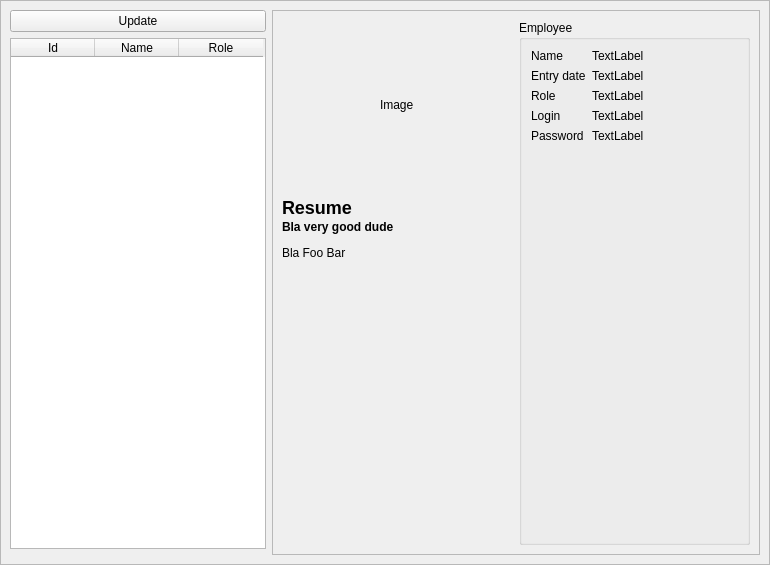
<?xml version="1.0" encoding="UTF-8"?>
<ui version="4.0">
 <class>UsersList</class>
 <widget class="QWidget" name="UsersList">
  <property name="geometry">
   <rect>
    <x>0</x>
    <y>0</y>
    <width>770</width>
    <height>565</height>
   </rect>
  </property>
  <property name="windowTitle">
   <string>Form</string>
  </property>
  <layout class="QGridLayout" name="gridLayout">
   <property name="leftMargin">
    <number>0</number>
   </property>
   <property name="topMargin">
    <number>0</number>
   </property>
   <property name="rightMargin">
    <number>0</number>
   </property>
   <property name="bottomMargin">
    <number>0</number>
   </property>
   <property name="spacing">
    <number>0</number>
   </property>
   <item row="0" column="0">
    <widget class="QFrame" name="frame">
     <property name="frameShape">
      <enum>QFrame::StyledPanel</enum>
     </property>
     <property name="frameShadow">
      <enum>QFrame::Raised</enum>
     </property>
     <layout class="QGridLayout" name="gridLayout_2">
      <item row="1" column="0">
       <widget class="QTableWidget" name="users_table">
        <property name="sizePolicy">
         <sizepolicy hsizetype="Maximum" vsizetype="Expanding">
          <horstretch>0</horstretch>
          <verstretch>0</verstretch>
         </sizepolicy>
        </property>
        <property name="focusPolicy">
         <enum>Qt::ClickFocus</enum>
        </property>
        <property name="contextMenuPolicy">
         <enum>Qt::ActionsContextMenu</enum>
        </property>
        <property name="editTriggers">
         <set>QAbstractItemView::NoEditTriggers</set>
        </property>
        <property name="dragEnabled">
         <bool>false</bool>
        </property>
        <property name="dragDropMode">
         <enum>QAbstractItemView::DragDrop</enum>
        </property>
        <property name="defaultDropAction">
         <enum>Qt::TargetMoveAction</enum>
        </property>
        <property name="alternatingRowColors">
         <bool>false</bool>
        </property>
        <property name="selectionMode">
         <enum>QAbstractItemView::SingleSelection</enum>
        </property>
        <property name="selectionBehavior">
         <enum>QAbstractItemView::SelectRows</enum>
        </property>
        <property name="iconSize">
         <size>
          <width>24</width>
          <height>24</height>
         </size>
        </property>
        <property name="gridStyle">
         <enum>Qt::DashDotLine</enum>
        </property>
        <property name="sortingEnabled">
         <bool>true</bool>
        </property>
        <attribute name="horizontalHeaderCascadingSectionResizes">
         <bool>true</bool>
        </attribute>
        <attribute name="horizontalHeaderMinimumSectionSize">
         <number>10</number>
        </attribute>
        <attribute name="horizontalHeaderDefaultSectionSize">
         <number>84</number>
        </attribute>
        <attribute name="horizontalHeaderShowSortIndicator" stdset="0">
         <bool>true</bool>
        </attribute>
        <attribute name="verticalHeaderCascadingSectionResizes">
         <bool>true</bool>
        </attribute>
        <attribute name="verticalHeaderMinimumSectionSize">
         <number>10</number>
        </attribute>
        <attribute name="verticalHeaderShowSortIndicator" stdset="0">
         <bool>true</bool>
        </attribute>
        <attribute name="verticalHeaderStretchLastSection">
         <bool>false</bool>
        </attribute>
        <column>
         <property name="text">
          <string>Id</string>
         </property>
        </column>
        <column>
         <property name="text">
          <string>Name</string>
         </property>
        </column>
        <column>
         <property name="text">
          <string>Role</string>
         </property>
        </column>
       </widget>
      </item>
      <item row="0" column="0">
       <widget class="QPushButton" name="update_users_Btn">
        <property name="sizePolicy">
         <sizepolicy hsizetype="Minimum" vsizetype="Fixed">
          <horstretch>0</horstretch>
          <verstretch>0</verstretch>
         </sizepolicy>
        </property>
        <property name="text">
         <string>Update</string>
        </property>
       </widget>
      </item>
      <item row="0" column="1" rowspan="3">
       <widget class="QFrame" name="frame">
        <property name="sizePolicy">
         <sizepolicy hsizetype="Expanding" vsizetype="Expanding">
          <horstretch>0</horstretch>
          <verstretch>0</verstretch>
         </sizepolicy>
        </property>
        <property name="frameShape">
         <enum>QFrame::StyledPanel</enum>
        </property>
        <layout class="QGridLayout" name="gridLayout_3">
         <item row="0" column="0" alignment="Qt::AlignHCenter|Qt::AlignVCenter">
          <widget class="QLabel" name="label">
           <property name="sizePolicy">
            <sizepolicy hsizetype="Expanding" vsizetype="Expanding">
             <horstretch>0</horstretch>
             <verstretch>0</verstretch>
            </sizepolicy>
           </property>
           <property name="maximumSize">
            <size>
             <width>37</width>
             <height>17</height>
            </size>
           </property>
           <property name="text">
            <string>Image</string>
           </property>
          </widget>
         </item>
         <item row="1" column="0" alignment="Qt::AlignTop">
          <widget class="QLabel" name="label_6">
           <property name="text">
            <string>&lt;html&gt;&lt;head/&gt;&lt;body style=&quot;line-height:0.5; &quot;&gt;&lt;h2 style=&quot; margin-top:12px; margin-bottom:12px; margin-left:0px; margin-right:0px; -qt-block-indent:0; text-indent:0px;&quot;&gt;&lt;span style=&quot;font-size:20pt; font-weight:700;&quot;&gt;Resume&lt;/span&gt;&lt;/h2&gt;&lt;p&gt;&lt;span style=&quot; font-weight:700;&quot;&gt;Bla very good dude&lt;/span&gt;&lt;/p&gt;&lt;p&gt;Bla Foo Bar&lt;/p&gt;&lt;/body&gt;&lt;/html&gt;</string>
           </property>
           <property name="textFormat">
            <enum>Qt::AutoText</enum>
           </property>
           <property name="wordWrap">
            <bool>true</bool>
           </property>
          </widget>
         </item>
         <item row="0" column="1" rowspan="3">
          <widget class="QGroupBox" name="groupBox_2">
           <property name="title">
            <string>Employee</string>
           </property>
           <layout class="QFormLayout" name="formLayout">
            <item row="0" column="0">
             <widget class="QLabel" name="label_2">
              <property name="text">
               <string>Name</string>
              </property>
             </widget>
            </item>
            <item row="0" column="1">
             <widget class="QLabel" name="label_8">
              <property name="text">
               <string>TextLabel</string>
              </property>
             </widget>
            </item>
            <item row="1" column="0">
             <widget class="QLabel" name="label_7">
              <property name="text">
               <string>Entry date</string>
              </property>
             </widget>
            </item>
            <item row="1" column="1">
             <widget class="QLabel" name="label_9">
              <property name="text">
               <string>TextLabel</string>
              </property>
             </widget>
            </item>
            <item row="2" column="0">
             <widget class="QLabel" name="label_3">
              <property name="text">
               <string>Role</string>
              </property>
             </widget>
            </item>
            <item row="2" column="1">
             <widget class="QLabel" name="label_10">
              <property name="text">
               <string>TextLabel</string>
              </property>
             </widget>
            </item>
            <item row="3" column="0">
             <widget class="QLabel" name="label_4">
              <property name="text">
               <string>Login</string>
              </property>
             </widget>
            </item>
            <item row="3" column="1">
             <widget class="QLabel" name="label_11">
              <property name="text">
               <string>TextLabel</string>
              </property>
             </widget>
            </item>
            <item row="4" column="0">
             <widget class="QLabel" name="label_5">
              <property name="text">
               <string>Password</string>
              </property>
             </widget>
            </item>
            <item row="4" column="1">
             <widget class="QLabel" name="label_12">
              <property name="text">
               <string>TextLabel</string>
              </property>
             </widget>
            </item>
           </layout>
          </widget>
         </item>
        </layout>
       </widget>
      </item>
     </layout>
    </widget>
   </item>
  </layout>
 </widget>
 <resources/>
 <connections/>
</ui>
